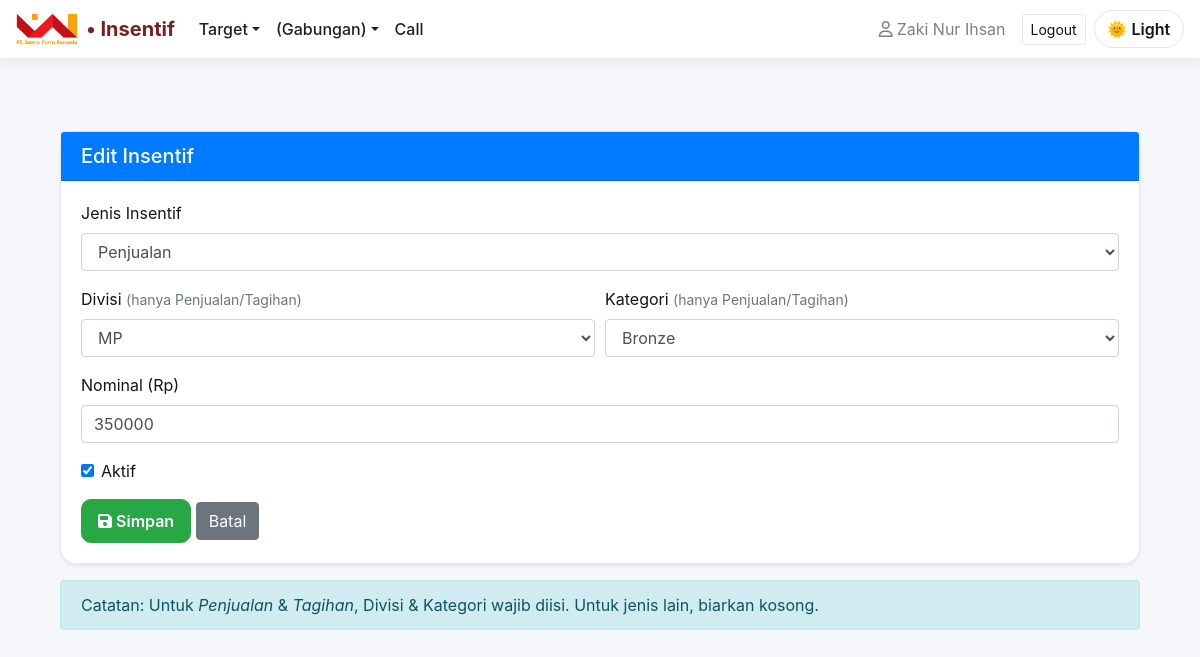
Page /insentif/1/edit (signed in) on the committed database.
### app.py (models this page shows)
class InsentifRate(db.Model):
    __tablename__ = "insentif_rate"
    id = db.Column(db.Integer, primary_key=True)
    jenis = db.Column(db.String(20), nullable=False)
    divisi = db.Column(db.String(10), nullable=True)       # MP | AVIAN | None
    kategori = db.Column(db.String(12), nullable=True)     # Bronze | Silver | Gold | Platinum | None
    amount = db.Column(db.Integer, nullable=False, default=0)
    is_active = db.Column(db.Boolean, default=True)
    __table_args__ = (
        db.UniqueConstraint("jenis", "divisi", "kategori", name="uq_insentif_key"),
    )

### app.py (the view, shortened to what this page needs)
@app.route("/insentif/<int:id>/edit", methods=["GET","POST"])
def insentif_edit(id):
    r = InsentifRate.query.get_or_404(id)
    try:
        return render_template("insentif_form.html", row=r)
    except:
        return render_template_string(_inline_rate_form(), row=r)

### app.py (called while the page is built)
def _admin_allowed(endpoint: str) -> bool:
    if not endpoint:
        return False
    always_ok = {"static", "login", "logout", "dashboard"}
    if endpoint in always_ok:
        return True
    allowed_prefixes = (
        "target_", "target_tagihan_",
        "call_", "noo_", "noo_only_", "ca_", "fl_ao_",
        "rekap", "insentif", "override"
    )
    return any(endpoint.startswith(p) for p in allowed_prefixes)

### templates/insentif_form.html (shortened to what this page needs)
{% extends "base.html" %}
{% block content %}
<div class="container mt-4">
  <div class="card shadow-sm">
    <div class="card-header bg-primary text-white">
      <h5 class="mb-0">
        {% if row %}Edit Insentif{% else %}Tambah Insentif Baru{% endif %}
      </h5>
    </div>
    <div class="card-body">
      <form method="post" id="insentifForm">
        <div class="form-group">
          <label>Jenis Insentif</label>
          <select name="jenis" id="jenis" class="form-control" required>
            {% set jenis_opts = ['penjualan','tagihan','ca','noo_item','fl','ao'] %}
            {% for j in jenis_opts %}
              <option value="{{ j }}" {% if row and row.jenis==j %}selected{% endif %}>
                {{ j|capitalize }}
              </option>
            {% endfor %}
          </select>
        </div>
        <div class="form-row">
          <div class="form-group col-md-6">
            <label>Divisi <small class="text-muted">(hanya Penjualan/Tagihan)</small></label>
            <select name="divisi" id="divisi" class="form-control">
              <option value="MP" {% if row and row.divisi=='MP' %}selected{% endif %}>MP</option>
            </select>
          </div>
          <div class="form-group col-md-6">
            <label>Kategori <small class="text-muted">(hanya Penjualan/Tagihan)</small></label>
            <select name="kategori" id="kategori" class="form-control">
              {% for k in ['Bronze','Silver','Gold','Platinum'] %}
                <option value="{{ k }}" {% if row and row.kategori==k %}selected{% endif %}>{{ k }}</option>
              {% endfor %}
            </select>
          </div>
        </div>
        <div class="form-group">
          <label>Nominal (Rp)</label>
          <input type="number" name="amount" class="form-control" min="0" step="1"
                 value="{{ row.amount if row else 0 }}" required>
        </div>
        <div class="form-check mb-3">
          <input type="checkbox" name="is_active" id="is_active" class="form-check-input"
                 {% if (row and row.is_active) or not row %}checked{% endif %}>
          <label for="is_active" class="form-check-label">Aktif</label>
        </div>
        <button type="submit" class="btn btn-success">
          <i class="fas fa-save"></i> Simpan
        </button>
        <a href="{{ url_for('insentif_list') }}" class="btn btn-secondary">Batal</a>
      </form>
    </div>
  </div>
  <div class="alert alert-info mt-3 mb-0">
    <strong:>Catatan:</strong:> Untuk <em>Penjualan</em> & <em>Tagihan</em>, Divisi & Kategori wajib diisi.
    Untuk jenis lain, biarkan kosong.
  </div>
</div>
{% endblock %}

### templates/base.html (style rules this page uses)
:root { --accent:#7A1F1F; --accent-2:#A02C2C; --bg:#F6F7FB; --card:#FFFFFF; --text:#111418; --muted:#6B7280; --border:#E5E7EB; --thead:#F2F3F7; --hover:#FEF2F2; --link:#7A1F1F; --toast-header:#7A1F1F; --toast-body:#ffffff; --success:#28a745; --success-hover:#218838; }
html,body { height:100% }
body { background:var(--bg); color:var(--text); -webkit-font-smoothing:antialiased; -moz-osx-font-smoothing:grayscale; transition:background .25s ease, color .25s ease; }
.card { background:var(--card); border:1px solid var(--border); border-radius:16px; box-shadow:0 10px 24px rgba(17,24,39,.06); }
.btn-success { background:var(--success); border-color:var(--success); color:#fff; border-radius:10px; padding:.55rem 1rem; font-weight:600; }
a, .btn-link { color:var(--link); }
.container { padding-top:24px; padding-bottom:32px; }

### rows in the picture
InsentifRate: jenis "Penjualan", divisi "MP", kategori "Bronze", amount "350000", is_active "☑"

### other values in the picture
{{ u.full_name }} "Zaki Nur Ihsan"
